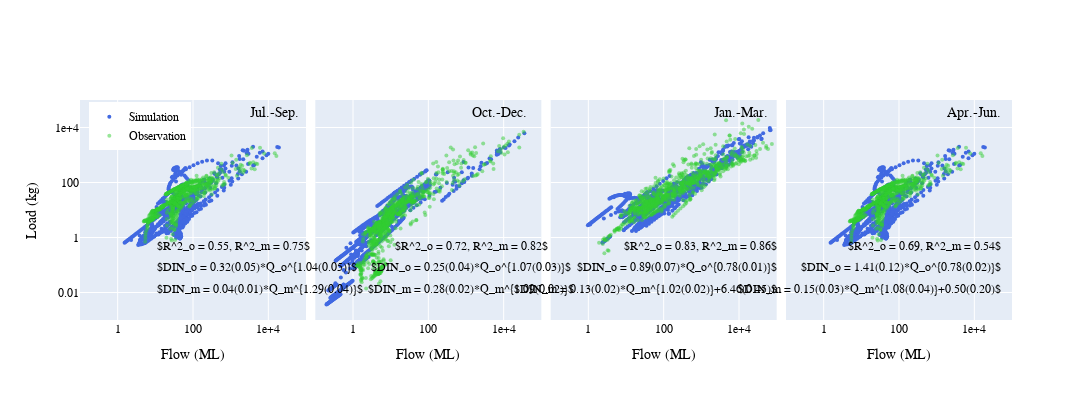

Notebook cell for this chart:
### Code cell
# Use plotly to creat scatter plots
# Initialize figure with subplots
fig = make_subplots(rows=1, cols=4, shared_yaxes=True, shared_xaxes=True, horizontal_spacing = 0.01)
legends = ['Jul.-Sep.', 'Oct.-Dec.', 'Jan.-Mar.', 'Apr.-Jun.']

fig.add_trace(
        go.Scatter(x=data_x['mod'][f'x_{ii}'], y=data_y['mod'][f'y_{ii}'], mode='markers', 
                   name='Simulation', marker=dict(color='royalblue', size=4)),
        row = 1, col = 1)

fig.add_trace(
        go.Scatter(x=data_x['obs'][f'x_{ii}'], y=data_y['obs'][f'y_{ii}'], mode='markers', name='Observation',
                  marker=dict(color='limegreen', size=4, opacity=0.5)),
        row = 1, col = 1)


for ii in range(1, 4):
    fig.add_trace(
        go.Scatter(x=data_x['mod'][f'x_{ii}'], y=data_y['mod'][f'y_{ii}'], mode='markers', 
                   showlegend=False, marker=dict(color='royalblue', size=4)),
        row=1, col=ii+1)
fig.update_xaxes(
    showexponent = 'all',
    exponentformat = 'e',
    row=1, col=1) 

for ii in range(1, 4):
    fig.add_trace(
        go.Scatter(x=data_x['obs'][f'x_{ii}'], y=data_y['obs'][f'y_{ii}'], mode='markers', showlegend=False,
                  marker=dict(color='limegreen', size=4, opacity=0.5)),
        row=1, col=ii+1)

    fig.update_xaxes(showexponent = 'all', exponentformat = 'e', row=1, col=ii+1)
    
fig.update_layout(height=400, width=1200)
fig.update_xaxes(type="log", range=[-1, 5], title_text='Flow (ML)')
fig.update_yaxes(type="log", range=[-3, 5])
fig.update_layout(yaxis = dict(showexponent = 'all', exponentformat = 'e', title_text = 'Load (kg)'))

fig.update_layout(legend = dict(yanchor="top", y = 0.99, xanchor = "left", x = 0.01, 
                font = dict(size=12)), font_family = "Arial", font_color = 'black')

x_loc = [0.08, 0.42, 0.75, 0.99]; y_loc = [0.2, 0.1]
subtitle_xloc = [0.18, 0.45, 0.74, 0.99]
for ii in range(4):
    regress_col = str(ii+1)
    fig.add_annotation(dict(x=x_loc[ii], y= y_loc[0], xref="paper", yref="paper", 
                                    text=r'$DIN_o = %.2f(%.2f)*Q_o^{%.2f(%.2f)}$' %(coeffs_obs.loc['a', regress_col], 
                                        coeffs_obs.loc['a_error', regress_col], coeffs_obs.loc['b', regress_col], 
                                                coeffs_obs.loc['b_error', regress_col]), showarrow=False))
    # Add the seassons to each subplot
    fig.add_annotation(dict(x = subtitle_xloc[ii], y = 0.98, xref = "paper", yref = "paper", 
                                    text = legends[ii], font = dict(size=14)), showarrow = False)
    
for ii in range(4):
    regress_col = str(ii+1)
    if coeffs_mod.loc['c',regress_col] == 0:
        fig.add_annotation(dict(x=x_loc[ii], y=y_loc[1], xref="paper", yref="paper", 
                                    text=r'$DIN_m = %.2f(%.2f)*Q_m^{%.2f(%.2f)}$' %(coeffs_mod.loc['a', regress_col], 
                                        coeffs_mod.loc['a_error', regress_col], coeffs_mod.loc['b', regress_col], 
                                            coeffs_mod.loc['b_error', regress_col]), showarrow=False))
    else:
        fig.add_annotation(dict(x=x_loc[ii], y=y_loc[1], xref="paper", yref="paper", 
                                    text=r'$DIN_m = %.2f(%.2f)*Q_m^{%.2f(%.2f)}+%.2f(%.2f)$' %(coeffs_mod.loc['a', regress_col], 
                                        coeffs_mod.loc['a_error', regress_col], coeffs_mod.loc['b', regress_col], coeffs_mod.loc['b_error', regress_col],
                                                    coeffs_mod.loc['c', regress_col], coeffs_mod.loc['c_error', regress_col]), showarrow=False))
    # Add the annotation of fitting statistic R2    
    fig.add_annotation(dict(x = x_loc[ii], y = 0.3), xref="paper", yref="paper", 
                        text = r'$R^2_o = %.2f, R^2_m = %.2f$'%(coeffs_obs.loc['R2', regress_col],
                                                               coeffs_mod.loc['R2', regress_col]), showarrow=False)
    
fig.show()
pio.write_image(fig, fig_path + 'DIN-Q_scatter_plot.png', scale=2)

### Figure 1 — Plotly figure (JSON) as saved in the notebook; plotly's stock layout.template omitted (floating-point values rounded to 4 significant figures; data arrays with more than 128 entries replaced by an {"elided": "..."} marker saying what was removed)
{"data": [{"marker": {"color": "royalblue", "size": 4}, "mode": "markers", "name": "Simulation", "type": "scatter", "x": {"elided": "819 float values"}, "xaxis": "x", "y": {"elided": "819 float values"}, "yaxis": "y"}, {"marker": {"color": "limegreen", "opacity": 0.5, "size": 4}, "mode": "markers", "name": "Observation", "type": "scatter", "x": {"elided": "819 float values"}, "xaxis": "x", "y": {"elided": "819 float values"}, "yaxis": "y"}, {"marker": {"color": "royalblue", "size": 4}, "mode": "markers", "showlegend": false, "type": "scatter", "x": {"elided": "828 float values"}, "xaxis": "x2", "y": {"elided": "828 float values"}, "yaxis": "y2"}, {"marker": {"color": "royalblue", "size": 4}, "mode": "markers", "showlegend": false, "type": "scatter", "x": {"elided": "812 float values"}, "xaxis": "x3", "y": {"elided": "812 float values"}, "yaxis": "y3"}, {"marker": {"color": "royalblue", "size": 4}, "mode": "markers", "showlegend": false, "type": "scatter", "x": {"elided": "819 float values"}, "xaxis": "x4", "y": {"elided": "819 float values"}, "yaxis": "y4"}, {"marker": {"color": "limegreen", "opacity": 0.5, "size": 4}, "mode": "markers", "showlegend": false, "type": "scatter", "x": {"elided": "828 float values"}, "xaxis": "x2", "y": {"elided": "828 float values"}, "yaxis": "y2"}, {"marker": {"color": "limegreen", "opacity": 0.5, "size": 4}, "mode": "markers", "showlegend": false, "type": "scatter", "x": {"elided": "812 float values"}, "xaxis": "x3", "y": {"elided": "812 float values"}, "yaxis": "y3"}, {"marker": {"color": "limegreen", "opacity": 0.5, "size": 4}, "mode": "markers", "showlegend": false, "type": "scatter", "x": {"elided": "819 float values"}, "xaxis": "x4", "y": {"elided": "819 float values"}, "yaxis": "y4"}], "layout": {"annotations": [{"showarrow": false, "text": "$DIN_o = 0.32(0.05)*Q_o^{1.04(0.05)}$", "x": 0.08, "xref": "paper", "y": 0.2, "yref": "paper"}, {"font": {"size": 14}, "showarrow": false, "text": "Jul.-Sep.", "x": 0.18, "xref": "paper", "y": 0.98, "yref": "paper"}, {"showarrow": false, "text": "$DIN_o = 0.25(0.04)*Q_o^{1.07(0.03)}$", "x": 0.42, "xref": "paper", "y": 0.2, "yref": "paper"}, {"font": {"size": 14}, "showarrow": false, "text": "Oct.-Dec.", "x": 0.45, "xref": "paper", "y": 0.98, "yref": "paper"}, {"showarrow": false, "text": "$DIN_o = 0.89(0.07)*Q_o^{0.78(0.01)}$", "x": 0.75, "xref": "paper", "y": 0.2, "yref": "paper"}, {"font": {"size": 14}, "showarrow": false, "text": "Jan.-Mar.", "x": 0.74, "xref": "paper", "y": 0.98, "yref": "paper"}, {"showarrow": false, "text": "$DIN_o = 1.41(0.12)*Q_o^{0.78(0.02)}$", "x": 0.99, "xref": "paper", "y": 0.2, "yref": "paper"}, {"font": {"size": 14}, "showarrow": false, "text": "Apr.-Jun.", "x": 0.99, "xref": "paper", "y": 0.98, "yref": "paper"}, {"showarrow": false, "text": "$DIN_m = 0.04(0.01)*Q_m^{1.29(0.04)}$", "x": 0.08, "xref": "paper", "y": 0.1, "yref": "paper"}, {"showarrow": false, "text": "$R^2_o = 0.55, R^2_m = 0.75$", "x": 0.08, "xref": "paper", "y": 0.3, "yref": "paper"}, {"showarrow": false, "text": "$DIN_m = 0.28(0.02)*Q_m^{1.09(0.02)}$", "x": 0.42, "xref": "paper", "y": 0.1, "yref": "paper"}, {"showarrow": false, "text": "$R^2_o = 0.72, R^2_m = 0.82$", "x": 0.42, "xref": "paper", "y": 0.3, "yref": "paper"}, {"showarrow": false, "text": "$DIN_m = 0.13(0.02)*Q_m^{1.02(0.02)}+6.46(0.45)$", "x": 0.75, "xref": "paper", "y": 0.1, "yref": "paper"}, {"showarrow": false, "text": "$R^2_o = 0.83, R^2_m = 0.86$", "x": 0.75, "xref": "paper", "y": 0.3, "yref": "paper"}, {"showarrow": false, "text": "$DIN_m = 0.15(0.03)*Q_m^{1.08(0.04)}+0.50(0.20)$", "x": 0.99, "xref": "paper", "y": 0.1, "yref": "paper"}, {"showarrow": false, "text": "$R^2_o = 0.69, R^2_m = 0.54$", "x": 0.99, "xref": "paper", "y": 0.3, "yref": "paper"}], "font": {"color": "black", "family": "Arial"}, "height": 400, "legend": {"font": {"size": 12}, "x": 0.01, "xanchor": "left", "y": 0.99, "yanchor": "top"}, "width": 1200, "xaxis": {"anchor": "y", "domain": [0, 0.2425], "exponentformat": "e", "range": [-1, 5], "showexponent": "all", "title": {"text": "Flow (ML)"}, "type": "log"}, "xaxis2": {"anchor": "y2", "domain": [0.2525, 0.495], "exponentformat": "e", "range": [-1, 5], "showexponent": "all", "title": {"text": "Flow (ML)"}, "type": "log"}, "xaxis3": {"anchor": "y3", "domain": [0.505, 0.7475], "exponentformat": "e", "range": [-1, 5], "showexponent": "all", "title": {"text": "Flow (ML)"}, "type": "log"}, "xaxis4": {"anchor": "y4", "domain": [0.7575, 1], "exponentformat": "e", "range": [-1, 5], "showexponent": "all", "title": {"text": "Flow (ML)"}, "type": "log"}, "yaxis": {"anchor": "x", "domain": [0, 1], "exponentformat": "e", "range": [-3, 5], "showexponent": "all", "title": {"text": "Load (kg)"}, "type": "log"}, "yaxis2": {"anchor": "x2", "domain": [0, 1], "matches": "y", "range": [-3, 5], "showticklabels": false, "type": "log"}, "yaxis3": {"anchor": "x3", "domain": [0, 1], "matches": "y", "range": [-3, 5], "showticklabels": false, "type": "log"}, "yaxis4": {"anchor": "x4", "domain": [0, 1], "matches": "y", "range": [-3, 5], "showticklabels": false, "type": "log"}}}
